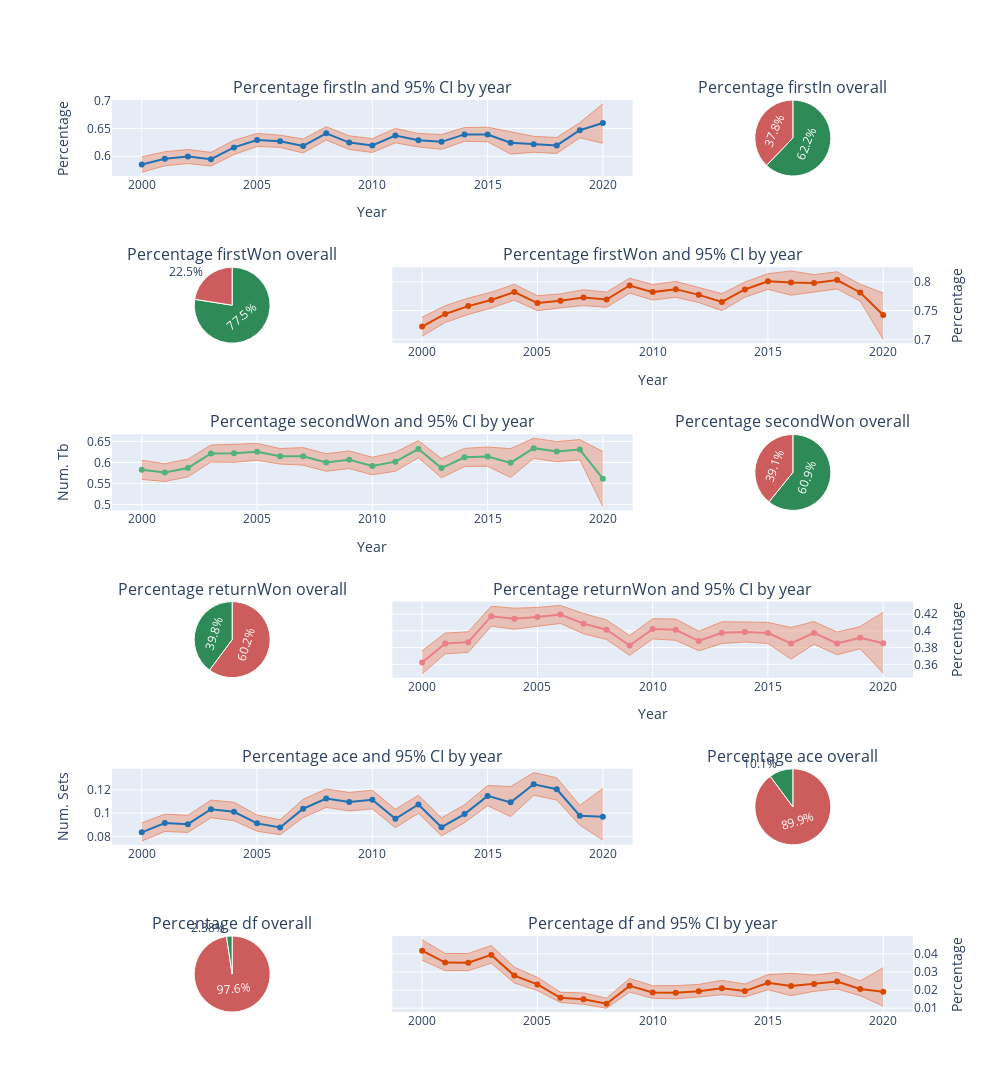

Notebook code for this chart:
### Code cell
def plot_ts_and_pie(success_overall, 
                    total_overall,
                    stats_by_year, 
                    upper_df, 
                    lower_df, 
                    columns, 
                    colors = ['rgb(33,113,181)', 'rgb(217,71,1)', 'rgb(81, 178, 124)', 'rgb(235, 127, 134)']
                    ):

    n_cols, n_rows = 3, len(columns)

    specs = [[{'colspan': 2}, None, {'type': 'pie'}] if i%2==0 else [{'type': 'pie'}, {'colspan': 2}, None] 
             for i in range(n_rows)]

    subplot_titles=[[f'Percentage {c} and 95% CI by year', f'Percentage {c} overall'] if i%2==0 else 
                    [f'Percentage {c} overall', f'Percentage {c} and 95% CI by year'] for i, c in enumerate(columns)]


    fig = make_subplots(
            cols=n_cols,
            rows=n_rows,
            specs=specs,
            shared_xaxes=True,
            vertical_spacing=0.1,
            horizontal_spacing=0.05,
            subplot_titles=sum(subplot_titles, [])
    )


    x = stats_by_year['year']
    
    for i, col in enumerate(columns):

        fig.add_trace(
            go.Scatter(
                x=x, y=upper_df[f'upper_{col}'],
                fill=None,
                mode='lines',
                line=dict(color='darksalmon', width=1)
            ),
            row=i+1, col=1 if i%2==0 else 2
        )

        fig.add_trace(
            go.Scatter(
                x=x, y=lower_df[f'lower_{col}'],
                fill='tonexty', # fill area between trace0 and trace1
                mode='lines',
                line=dict(color='darksalmon', width=1)
            ),
            row=i+1, col=1 if i%2==0 else 2
        )

        fig.add_trace(
            go.Scatter(
                x=x, y=stats_by_year[f'perc_{col}'],
                textposition='top center',
                mode='lines+markers',
                connectgaps=True,
                marker={'color': colors[i]},
            ),
            row=i+1, col=1 if i%2==0 else 2
        )

        fig.add_trace(
            go.Pie(
                values=[success_overall[f'success_{col}'], total_overall[f'total_{col}'] - success_overall[f'success_{col}']],
                marker={'colors': ['seagreen', 'indianred'],
                            'line': {'color':'white', 'width':1}}
            ),
            row=i+1, col=3 if i%2==0 else 1
        )

    # Layout
    fig.update_layout(
        barmode='stack',
            height = 450*n_rows, width=1000, 
            xaxis1={'title': 'Year'}, xaxis2={'title': 'Year'},
            xaxis3={'title': 'Year'}, xaxis4={'title': 'Year'},
            yaxis={'title': 'Percentage'}, 
            yaxis2={'title': 'Percentage', 'side':'right'},
            yaxis3={'title': 'Num. Tb'}, yaxis4={'title': 'Percentage', 'side':'right'},
            yaxis5={'title': 'Num. Sets'}, yaxis6={'title': 'Percentage', 'side':'right'},
            showlegend=False
        )
    return fig

plot_ts_and_pie(success_overall, 
                total_overall, 
                stats_by_year, 
                upper_df, 
                lower_df, 
                columns=['firstIn', 'firstWon', 'secondWon', 'returnWon', 'ace', 'df'], 
                colors=['rgb(33,113,181)', 'rgb(217,71,1)', 'rgb(81, 178, 124)', 'rgb(235, 127, 134)', 'rgb(33,113,181)', 'rgb(217,71,1)',]
                )

### Figure 1 — Plotly figure (JSON) as saved in the notebook; plotly's stock layout.template omitted (floating-point values rounded to 4 significant figures)
{"data": [{"line": {"color": "darksalmon", "width": 1}, "mode": "lines", "type": "scatter", "x": [2000, 2001, 2002, 2003, 2004, 2005, 2006, 2007, 2008, 2009, 2010, 2011, 2012, 2013, 2014, 2015, 2016, 2017, 2018, 2019, 2020], "xaxis": "x", "y": [0.599, 0.6081, 0.612, 0.607, 0.6286, 0.6409, 0.6379, 0.631, 0.6531, 0.6367, 0.6316, 0.65, 0.6409, 0.639, 0.6515, 0.6522, 0.644, 0.6358, 0.6337, 0.6604, 0.6944], "yaxis": "y"}, {"fill": "tonexty", "line": {"color": "darksalmon", "width": 1}, "mode": "lines", "type": "scatter", "x": [2000, 2001, 2002, 2003, 2004, 2005, 2006, 2007, 2008, 2009, 2010, 2011, 2012, 2013, 2014, 2015, 2016, 2017, 2018, 2019, 2020], "xaxis": "x", "y": [0.5712, 0.5828, 0.5868, 0.5824, 0.6031, 0.6176, 0.616, 0.6059, 0.6291, 0.6122, 0.6068, 0.6242, 0.6168, 0.6125, 0.6269, 0.6261, 0.6039, 0.6072, 0.6051, 0.6331, 0.6235], "yaxis": "y"}, {"connectgaps": true, "marker": {"color": "rgb(33,113,181)"}, "mode": "lines+markers", "textposition": "top center", "type": "scatter", "x": [2000, 2001, 2002, 2003, 2004, 2005, 2006, 2007, 2008, 2009, 2010, 2011, 2012, 2013, 2014, 2015, 2016, 2017, 2018, 2019, 2020], "xaxis": "x", "y": [0.5852, 0.5955, 0.5995, 0.5947, 0.6159, 0.6293, 0.627, 0.6185, 0.6412, 0.6245, 0.6193, 0.6372, 0.6289, 0.6259, 0.6393, 0.6392, 0.6242, 0.6216, 0.6195, 0.6469, 0.6598], "yaxis": "y"}, {"domain": {"x": [0.7, 1], "y": [0.9167, 1]}, "marker": {"colors": ["seagreen", "indianred"], "line": {"color": "white", "width": 1}}, "type": "pie", "values": [68475, 41632]}, {"line": {"color": "darksalmon", "width": 1}, "mode": "lines", "type": "scatter", "x": [2000, 2001, 2002, 2003, 2004, 2005, 2006, 2007, 2008, 2009, 2010, 2011, 2012, 2013, 2014, 2015, 2016, 2017, 2018, 2019, 2020], "xaxis": "x2", "y": [0.7384, 0.7584, 0.7717, 0.7819, 0.7957, 0.7758, 0.779, 0.7862, 0.7819, 0.8062, 0.7951, 0.8007, 0.7901, 0.7792, 0.7996, 0.8141, 0.8188, 0.8124, 0.8174, 0.7958, 0.7805], "yaxis": "y2"}, {"fill": "tonexty", "line": {"color": "darksalmon", "width": 1}, "mode": "lines", "type": "scatter", "x": [2000, 2001, 2002, 2003, 2004, 2005, 2006, 2007, 2008, 2009, 2010, 2011, 2012, 2013, 2014, 2015, 2016, 2017, 2018, 2019, 2020], "xaxis": "x2", "y": [0.7055, 0.7292, 0.7432, 0.7544, 0.7681, 0.7499, 0.7548, 0.7586, 0.7557, 0.7803, 0.7684, 0.7731, 0.764, 0.7499, 0.7732, 0.7869, 0.7768, 0.7823, 0.7876, 0.7664, 0.6999], "yaxis": "y2"}, {"connectgaps": true, "marker": {"color": "rgb(217,71,1)"}, "mode": "lines+markers", "textposition": "top center", "type": "scatter", "x": [2000, 2001, 2002, 2003, 2004, 2005, 2006, 2007, 2008, 2009, 2010, 2011, 2012, 2013, 2014, 2015, 2016, 2017, 2018, 2019, 2020], "xaxis": "x2", "y": [0.7223, 0.7441, 0.7577, 0.7684, 0.7822, 0.7631, 0.7671, 0.7727, 0.7691, 0.7935, 0.7821, 0.7872, 0.7773, 0.7649, 0.7867, 0.8008, 0.7986, 0.7978, 0.8029, 0.7815, 0.7422], "yaxis": "y2"}, {"domain": {"x": [0, 0.3], "y": [0.7333, 0.8167]}, "marker": {"colors": ["seagreen", "indianred"], "line": {"color": "white", "width": 1}}, "type": "pie", "values": [53054, 15421]}, {"line": {"color": "darksalmon", "width": 1}, "mode": "lines", "type": "scatter", "x": [2000, 2001, 2002, 2003, 2004, 2005, 2006, 2007, 2008, 2009, 2010, 2011, 2012, 2013, 2014, 2015, 2016, 2017, 2018, 2019, 2020], "xaxis": "x3", "y": [0.6051, 0.5969, 0.6077, 0.6412, 0.6429, 0.6448, 0.633, 0.6351, 0.6207, 0.6271, 0.6123, 0.6241, 0.6516, 0.609, 0.6332, 0.6365, 0.6325, 0.6573, 0.6493, 0.654, 0.6257], "yaxis": "y3"}, {"fill": "tonexty", "line": {"color": "darksalmon", "width": 1}, "mode": "lines", "type": "scatter", "x": [2000, 2001, 2002, 2003, 2004, 2005, 2006, 2007, 2008, 2009, 2010, 2011, 2012, 2013, 2014, 2015, 2016, 2017, 2018, 2019, 2020], "xaxis": "x3", "y": [0.5597, 0.555, 0.5659, 0.601, 0.6002, 0.6052, 0.5961, 0.5935, 0.5792, 0.5855, 0.5707, 0.5792, 0.6111, 0.5637, 0.5904, 0.5909, 0.5645, 0.6096, 0.6016, 0.6062, 0.4954], "yaxis": "y3"}, {"connectgaps": true, "marker": {"color": "rgb(81, 178, 124)"}, "mode": "lines+markers", "textposition": "top center", "type": "scatter", "x": [2000, 2001, 2002, 2003, 2004, 2005, 2006, 2007, 2008, 2009, 2010, 2011, 2012, 2013, 2014, 2015, 2016, 2017, 2018, 2019, 2020], "xaxis": "x3", "y": [0.5826, 0.5761, 0.5869, 0.6213, 0.6218, 0.6252, 0.6147, 0.6145, 0.6001, 0.6065, 0.5917, 0.6019, 0.6316, 0.5865, 0.612, 0.6139, 0.599, 0.6338, 0.6257, 0.6304, 0.5616], "yaxis": "y3"}, {"domain": {"x": [0.7, 1], "y": [0.55, 0.6333]}, "marker": {"colors": ["seagreen", "indianred"], "line": {"color": "white", "width": 1}}, "type": "pie", "values": [23738, 15272]}, {"line": {"color": "darksalmon", "width": 1}, "mode": "lines", "type": "scatter", "x": [2000, 2001, 2002, 2003, 2004, 2005, 2006, 2007, 2008, 2009, 2010, 2011, 2012, 2013, 2014, 2015, 2016, 2017, 2018, 2019, 2020], "xaxis": "x4", "y": [0.3762, 0.3974, 0.399, 0.4296, 0.4272, 0.4281, 0.4306, 0.4209, 0.4132, 0.3945, 0.4146, 0.4142, 0.3997, 0.4109, 0.4107, 0.4102, 0.4041, 0.4113, 0.3986, 0.4052, 0.4224], "yaxis": "y4"}, {"fill": "tonexty", "line": {"color": "darksalmon", "width": 1}, "mode": "lines", "type": "scatter", "x": [2000, 2001, 2002, 2003, 2004, 2005, 2006, 2007, 2008, 2009, 2010, 2011, 2012, 2013, 2014, 2015, 2016, 2017, 2018, 2019, 2020], "xaxis": "x4", "y": [0.3486, 0.3725, 0.3743, 0.4058, 0.4021, 0.4051, 0.409, 0.3966, 0.3897, 0.3708, 0.3904, 0.3888, 0.3762, 0.3849, 0.3868, 0.3849, 0.3662, 0.3841, 0.3715, 0.3786, 0.3495], "yaxis": "y4"}, {"connectgaps": true, "marker": {"color": "rgb(235, 127, 134)"}, "mode": "lines+markers", "textposition": "top center", "type": "scatter", "x": [2000, 2001, 2002, 2003, 2004, 2005, 2006, 2007, 2008, 2009, 2010, 2011, 2012, 2013, 2014, 2015, 2016, 2017, 2018, 2019, 2020], "xaxis": "x4", "y": [0.3623, 0.3849, 0.3866, 0.4177, 0.4146, 0.4166, 0.4198, 0.4087, 0.4014, 0.3825, 0.4024, 0.4014, 0.3879, 0.3979, 0.3987, 0.3975, 0.385, 0.3976, 0.385, 0.3918, 0.3853], "yaxis": "y4"}, {"domain": {"x": [0, 0.3], "y": [0.3667, 0.45]}, "marker": {"colors": ["seagreen", "indianred"], "line": {"color": "white", "width": 1}}, "type": "pie", "values": [47099, 71107]}, {"line": {"color": "darksalmon", "width": 1}, "mode": "lines", "type": "scatter", "x": [2000, 2001, 2002, 2003, 2004, 2005, 2006, 2007, 2008, 2009, 2010, 2011, 2012, 2013, 2014, 2015, 2016, 2017, 2018, 2019, 2020], "xaxis": "x5", "y": [0.09153, 0.09908, 0.09811, 0.1112, 0.1093, 0.09834, 0.09419, 0.1119, 0.1207, 0.1178, 0.1197, 0.1032, 0.1154, 0.09588, 0.1071, 0.1238, 0.1228, 0.1349, 0.1304, 0.1066, 0.1213], "yaxis": "y5"}, {"fill": "tonexty", "line": {"color": "darksalmon", "width": 1}, "mode": "lines", "type": "scatter", "x": [2000, 2001, 2002, 2003, 2004, 2005, 2006, 2007, 2008, 2009, 2010, 2011, 2012, 2013, 2014, 2015, 2016, 2017, 2018, 2019, 2020], "xaxis": "x5", "y": [0.07597, 0.0842, 0.08337, 0.09594, 0.09345, 0.08442, 0.08138, 0.09614, 0.1049, 0.1019, 0.1037, 0.08744, 0.09996, 0.08038, 0.09175, 0.1064, 0.09698, 0.1153, 0.1113, 0.08963, 0.07679], "yaxis": "y5"}, {"connectgaps": true, "marker": {"color": "rgb(33,113,181)"}, "mode": "lines+markers", "textposition": "top center", "type": "scatter", "x": [2000, 2001, 2002, 2003, 2004, 2005, 2006, 2007, 2008, 2009, 2010, 2011, 2012, 2013, 2014, 2015, 2016, 2017, 2018, 2019, 2020], "xaxis": "x5", "y": [0.08342, 0.09137, 0.09047, 0.1033, 0.1011, 0.09114, 0.08757, 0.1038, 0.1126, 0.1096, 0.1114, 0.09504, 0.1074, 0.08782, 0.09917, 0.1148, 0.1092, 0.1248, 0.1205, 0.09779, 0.09677], "yaxis": "y5"}, {"domain": {"x": [0.7, 1], "y": [0.1833, 0.2667]}, "marker": {"colors": ["seagreen", "indianred"], "line": {"color": "white", "width": 1}}, "type": "pie", "values": [11162, 98945]}, {"line": {"color": "darksalmon", "width": 1}, "mode": "lines", "type": "scatter", "x": [2000, 2001, 2002, 2003, 2004, 2005, 2006, 2007, 2008, 2009, 2010, 2011, 2012, 2013, 2014, 2015, 2016, 2017, 2018, 2019, 2020], "xaxis": "x6", "y": [0.04781, 0.04027, 0.04024, 0.04464, 0.03268, 0.02705, 0.01883, 0.01842, 0.01556, 0.02641, 0.0224, 0.02247, 0.02313, 0.02538, 0.02334, 0.02857, 0.02927, 0.02831, 0.02978, 0.02509, 0.03234], "yaxis": "y6"}, {"fill": "tonexty", "line": {"color": "darksalmon", "width": 1}, "mode": "lines", "type": "scatter", "x": [2000, 2001, 2002, 2003, 2004, 2005, 2006, 2007, 2008, 2009, 2010, 2011, 2012, 2013, 2014, 2015, 2016, 2017, 2018, 2019, 2020], "xaxis": "x6", "y": [0.03654, 0.03074, 0.03076, 0.03486, 0.02399, 0.01976, 0.01317, 0.01212, 0.009993, 0.0189, 0.01548, 0.01519, 0.01624, 0.01749, 0.01621, 0.02021, 0.01695, 0.01934, 0.0206, 0.01693, 0.01117], "yaxis": "y6"}, {"connectgaps": true, "marker": {"color": "rgb(217,71,1)"}, "mode": "lines+markers", "textposition": "top center", "type": "scatter", "x": [2000, 2001, 2002, 2003, 2004, 2005, 2006, 2007, 2008, 2009, 2010, 2011, 2012, 2013, 2014, 2015, 2016, 2017, 2018, 2019, 2020], "xaxis": "x6", "y": [0.04181, 0.03519, 0.03519, 0.03946, 0.02801, 0.02313, 0.01575, 0.01495, 0.01247, 0.02235, 0.01863, 0.01848, 0.01939, 0.02108, 0.01946, 0.02404, 0.02229, 0.02341, 0.02478, 0.02062, 0.01906], "yaxis": "y6"}, {"domain": {"x": [0, 0.3], "y": [0, 0.08333]}, "marker": {"colors": ["seagreen", "indianred"], "line": {"color": "white", "width": 1}}, "type": "pie", "values": [2622, 107485]}], "layout": {"annotations": [{"font": {"size": 16}, "showarrow": false, "text": "Percentage firstIn and 95% CI by year", "x": 0.325, "xanchor": "center", "xref": "paper", "y": 1, "yanchor": "bottom", "yref": "paper"}, {"font": {"size": 16}, "showarrow": false, "text": "Percentage firstIn overall", "x": 0.85, "xanchor": "center", "xref": "paper", "y": 1, "yanchor": "bottom", "yref": "paper"}, {"font": {"size": 16}, "showarrow": false, "text": "Percentage firstWon overall", "x": 0.15, "xanchor": "center", "xref": "paper", "y": 0.8167, "yanchor": "bottom", "yref": "paper"}, {"font": {"size": 16}, "showarrow": false, "text": "Percentage firstWon and 95% CI by year", "x": 0.675, "xanchor": "center", "xref": "paper", "y": 0.8167, "yanchor": "bottom", "yref": "paper"}, {"font": {"size": 16}, "showarrow": false, "text": "Percentage secondWon and 95% CI by year", "x": 0.325, "xanchor": "center", "xref": "paper", "y": 0.6333, "yanchor": "bottom", "yref": "paper"}, {"font": {"size": 16}, "showarrow": false, "text": "Percentage secondWon overall", "x": 0.85, "xanchor": "center", "xref": "paper", "y": 0.6333, "yanchor": "bottom", "yref": "paper"}, {"font": {"size": 16}, "showarrow": false, "text": "Percentage returnWon overall", "x": 0.15, "xanchor": "center", "xref": "paper", "y": 0.45, "yanchor": "bottom", "yref": "paper"}, {"font": {"size": 16}, "showarrow": false, "text": "Percentage returnWon and 95% CI by year", "x": 0.675, "xanchor": "center", "xref": "paper", "y": 0.45, "yanchor": "bottom", "yref": "paper"}, {"font": {"size": 16}, "showarrow": false, "text": "Percentage ace and 95% CI by year", "x": 0.325, "xanchor": "center", "xref": "paper", "y": 0.2667, "yanchor": "bottom", "yref": "paper"}, {"font": {"size": 16}, "showarrow": false, "text": "Percentage ace overall", "x": 0.85, "xanchor": "center", "xref": "paper", "y": 0.2667, "yanchor": "bottom", "yref": "paper"}, {"font": {"size": 16}, "showarrow": false, "text": "Percentage df overall", "x": 0.15, "xanchor": "center", "xref": "paper", "y": 0.08333, "yanchor": "bottom", "yref": "paper"}, {"font": {"size": 16}, "showarrow": false, "text": "Percentage df and 95% CI by year", "x": 0.675, "xanchor": "center", "xref": "paper", "y": 0.08333, "yanchor": "bottom", "yref": "paper"}], "barmode": "stack", "height": 2700, "showlegend": false, "width": 1000, "xaxis": {"anchor": "y", "domain": [0, 0.65], "title": {"text": "Year"}}, "xaxis2": {"anchor": "y2", "domain": [0.35, 1], "title": {"text": "Year"}}, "xaxis3": {"anchor": "y3", "domain": [0, 0.65], "title": {"text": "Year"}}, "xaxis4": {"anchor": "y4", "domain": [0.35, 1], "title": {"text": "Year"}}, "xaxis5": {"anchor": "y5", "domain": [0, 0.65]}, "xaxis6": {"anchor": "y6", "domain": [0.35, 1]}, "yaxis": {"anchor": "x", "domain": [0.9167, 1], "title": {"text": "Percentage"}}, "yaxis2": {"anchor": "x2", "domain": [0.7333, 0.8167], "side": "right", "title": {"text": "Percentage"}}, "yaxis3": {"anchor": "x3", "domain": [0.55, 0.6333], "title": {"text": "Num. Tb"}}, "yaxis4": {"anchor": "x4", "domain": [0.3667, 0.45], "side": "right", "title": {"text": "Percentage"}}, "yaxis5": {"anchor": "x5", "domain": [0.1833, 0.2667], "title": {"text": "Num. Sets"}}, "yaxis6": {"anchor": "x6", "domain": [0, 0.08333], "side": "right", "title": {"text": "Percentage"}}}}
